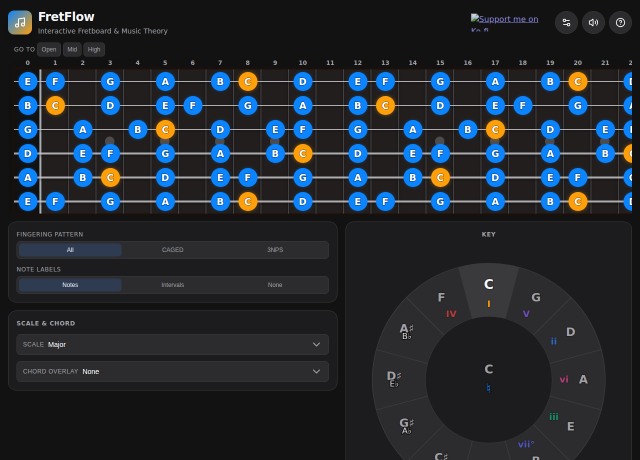
#> input picture scripts/gif-capture/frames/0000_s1_default_0.png, 1280 x 920 px (shown at 1/2 size); its folder holds only this picture in this run
$ python make_gif.py
#> lines starting #> are read from the running program, lines starting #| are printed output that depends on the picture
#!/usr/bin/env python3
"""Combine PNG frames into an animated GIF."""
import os
import re
import sys
from pathlib import Path
from PIL import Image

FRAMES_DIR = Path(__file__).parent / "frames"
OUT = Path(__file__).parent.parent.parent / "public" / "demo.gif"

# Per-scene hold durations (ms for the last frame in each scene)
SCENE_HOLD = {
    "0000": 1200,   # default state — orientation pause
    "0001": 600,
    "0002": 600,
    "0003": 600,
    "0004": 900,    # scale family change
    "0005": 900,    # CAGED all shapes
    "0006": 700,
    "0007": 700,
    "0008": 700,
    "0009": 700,
    "0010": 800,    # all shapes again
    "0011": 900,    # interval display
    "0012": 700,
    "0013": 1200,   # loop hold
}
DEFAULT_FRAME_DUR = 100
DEFAULT_HOLD = 700

# 960x900 matches 1280x1200 capture at 75% scale (stays < 1MB)
DISPLAY_W, DISPLAY_H = 960, 900
N_COLORS = 128


def make_gif():
    frame_paths = sorted(FRAMES_DIR.glob("*.png"))
    if not frame_paths:
        print("No frames found in", FRAMES_DIR)
        sys.exit(1)

    print(f"Found {len(frame_paths)} frames")

    images = []
    durations = []

    # Map scene prefix to representative frame (last in group wins)
    scene_frames = {}
    filename_pattern = re.compile(r"^\d{4}")
    for fp in frame_paths:
        if not filename_pattern.match(fp.stem):
            print(f"Warning: Skipping file with unexpected name: {fp.name} (expected 4-digit scene prefix)")
            continue
        prefix = fp.stem[:4]
        scene_frames[prefix] = fp

    for prefix, fp in sorted(scene_frames.items()):
        dur = SCENE_HOLD.get(prefix, DEFAULT_HOLD)
        img = Image.open(fp).convert("RGB")
#> img is the input picture: PIL image 1280x920 RGB; mean R, G, B 35.7, 41.4, 48.1
        img = img.resize((DISPLAY_W, DISPLAY_H), Image.LANCZOS)
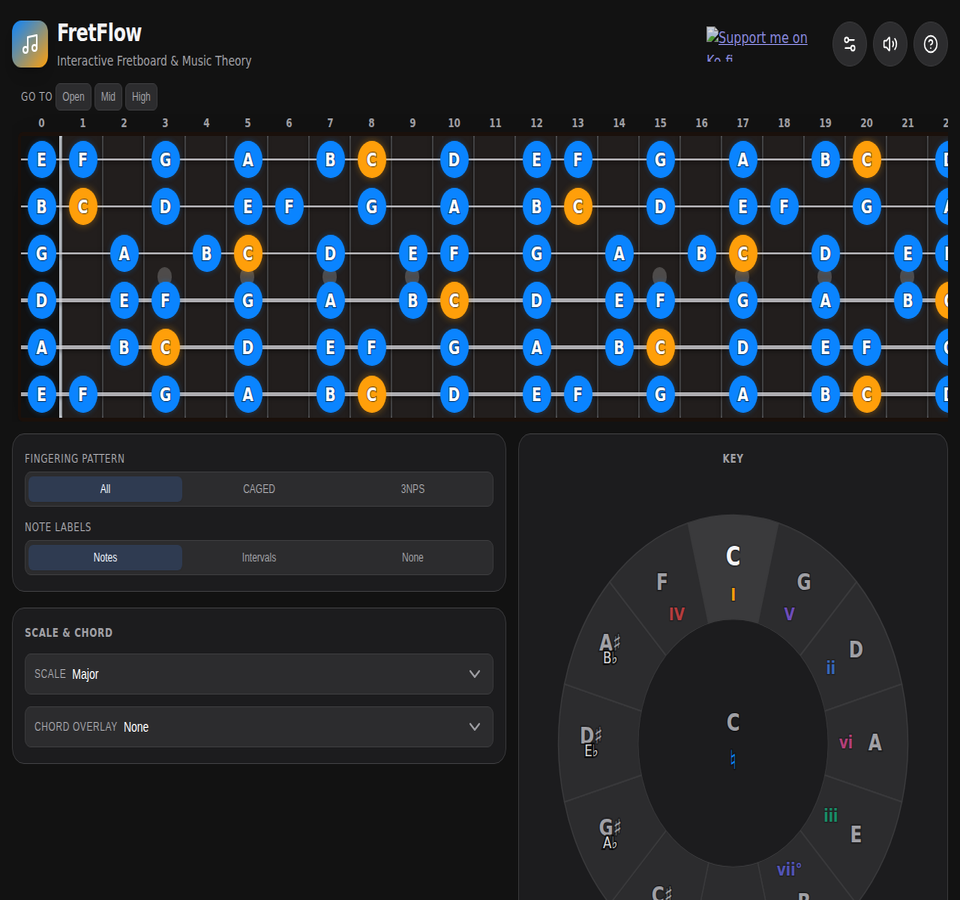
#> img: PIL image 960x900 RGB; mean R, G, B 35.7, 41.3, 48
        img_p = img.quantize(colors=N_COLORS, method=Image.Quantize.FASTOCTREE, dither=0)
        images.append(img_p)
        durations.append(dur)
        print(f"  scene {prefix}: {fp.name} → {dur}ms")

    out_dir = os.path.dirname(OUT)
    os.makedirs(out_dir, exist_ok=True)

    print(f"Saving GIF to {OUT} ...")
    images[0].save(
        OUT,
        format="GIF",
        save_all=True,
        append_images=images[1:],
        duration=durations,
        loop=0,
        optimize=False,
    )
    size_kb = OUT.stat().st_size / 1024
    print(f"Done! {size_kb:.0f} KB → {OUT}")


if __name__ == "__main__":
    make_gif()

$ run again, on scripts/gif-capture/frames/0001_s2_root_G_0.png
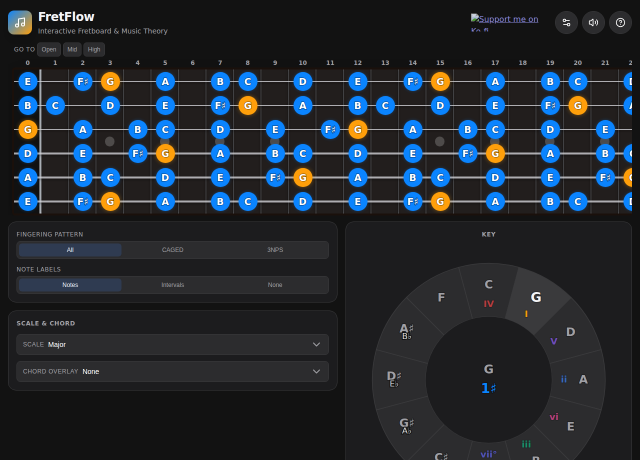
#> input picture scripts/gif-capture/frames/0001_s2_root_G_0.png, 1280 x 920 px (shown at 1/2 size)
#> in make_gif, img is the input picture: PIL image 1280x920 RGB; mean R, G, B 35.7, 41.3, 48.1
#> in make_gif, `img = img.resize((DISPLAY_W, DISPLAY_H), Image.LANCZOS)`:
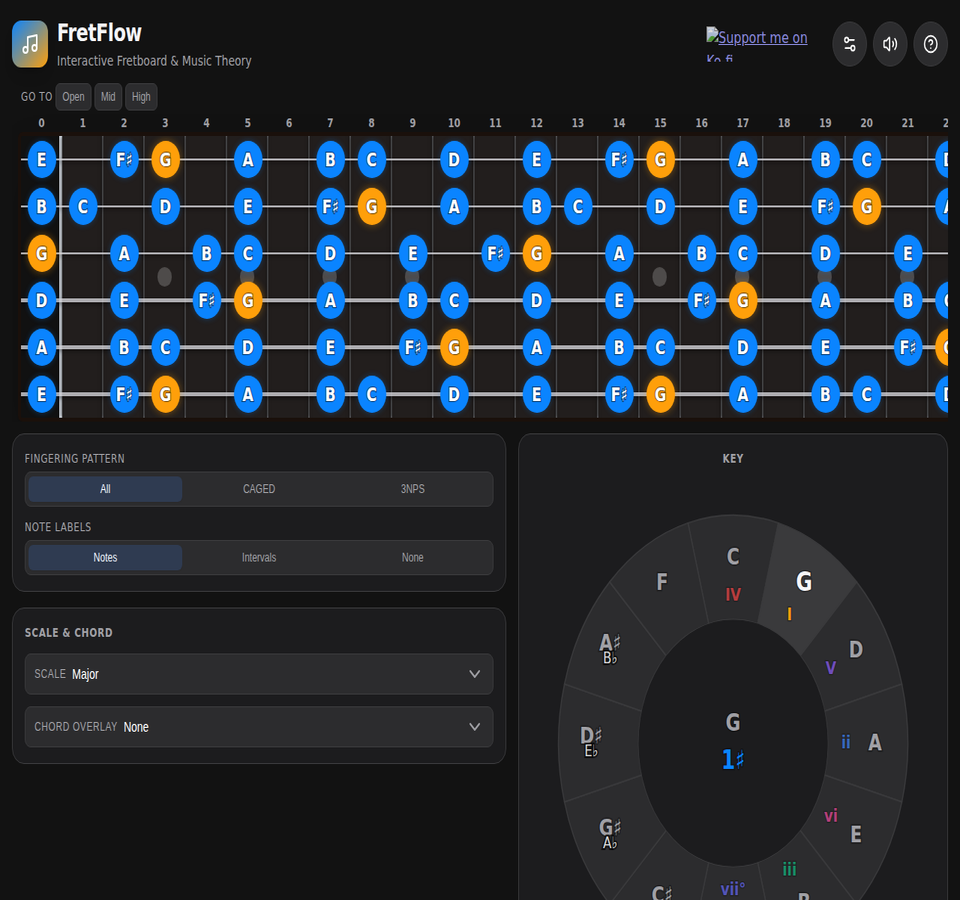
#> img: PIL image 960x900 RGB; mean R, G, B 35.7, 41.3, 48
